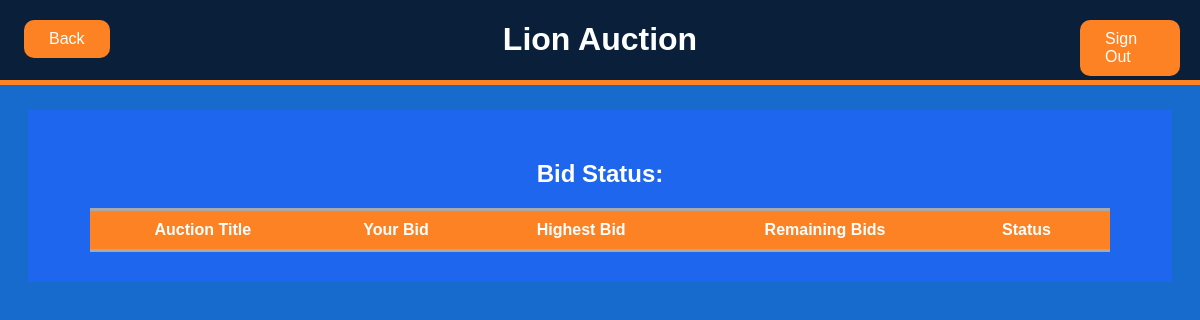
The app's page /bidStatus (signed in), older data.
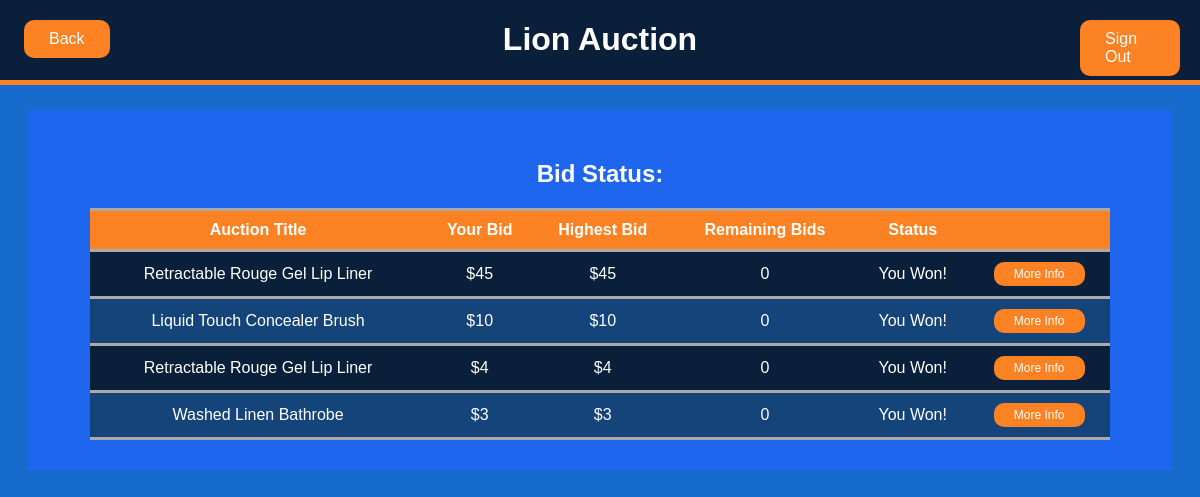
The same page, newer data.
### tables this page shows
CREATE TABLE auction_listings(Seller_Email TEXT, Listing_ID INTEGER, Category TEXT, Auction_Title TEXT, Product_Name TEXT, Product_Description TEXT, Quantity INTEGER, Reserve_Price INTEGER, Max_bids INTEGER, Status INTEGER,Remove_Reason TEXT,PRIMARY KEY (Seller_Email, Listing_ID),FOREIGN KEY (Seller_Email) REFERENCES sellers(email));

### app.py (the view)
@app.route('/bidStatus', methods=['GET', 'POST'])
def bidStatusPage():
    username = session.get('username')
    data = {"username": username,
            "listings": getBids(username)
            }
    if request.method == 'POST':
        session['listing_ID'] = request.form['button']
        return redirect("/bid")
    return render_template('bidStatus.html', data=data)

### app.py (called while the page is built)
def getBids(user):
    bidsList = []
    connection = sql.connect('database.db')
    cursor = connection.execute('SELECT auction_listings.Listing_ID,max(Bid_price) FROM auction_listings,bids '
                                'WHERE auction_listings.Listing_ID = bids.Listing_ID '
                                'AND bids.Bidder_email=? GROUP BY bids.Listing_ID', (user,))
    bids = cursor.fetchall()
    if bids:
        for b in bids:
            bidsList.append(getAuctionInfo(b[0]))
    return bidsList

### templates/bidStatus.html (shortened to what this page needs)
<!DOCTYPE html>
<html lang="en">
<head>
    <link rel="stylesheet" href="../static/css/mystyle.css">
</head>
<body>
<div class="header">
    <a class="buttonBig" style="position: fixed; margin: 20px 20px 20px 90%" href="/" role="button">Sign Out</a>
    <a class="buttonBig" style="position: fixed; margin: 20px 20px 20px 2%" href="/bidderMain" role="button">Back</a>
    <h1>Lion Auction</h1>
</div>
<div class="content">
    <h2 style="text-align: center">Bid Status:</h2>
    <table style="width: 90%;">
        <tr>
            <th scope="col"> Auction Title</th>
            <th scope="col"> Your Bid</th>
            <th scope="col"> Highest Bid</th>
            <th scope="col"> Remaining Bids</th>
            <th scope="col"> Status</th>
            <th scope="col"> </th>
        </tr>
        <tbody>
        {% for auction in data.listings%}
            <tr>
                <td> {{ auction[3] }} </td>
                <td> ${{ auction[11] }}</td>
                <td> ${{ auction[12] }}</td>
                <td> {{ auction[13] }} </td>
                {% if auction[9]==0 %}
                <td> Inactive </td>
                <td><form method="post"><button type="submit" class="buttonSmall" name="button" value=" {{ auction[1] }}">More Info</button></form></td>
                {% elif auction[9]==1 %}
                <td> Active </td>
                <td><form method="post"><button type="submit" class="buttonSmall" name="button" value=" {{ auction[1] }}">More Info / Bid</button></form></td>
                {% elif auction[9]==2 and auction[14]!=data.username%}
                <td> Sold </td>
                <td><form method="post"><button type="submit" class="buttonSmall" name="button" value=" {{ auction[1] }}">More Info</button></form></td>
                {% elif auction[9]==2 and auction[14]==data.username%}
                <td> You Won! </td>
                <td><form method="post"><button type="submit" class="buttonSmall" name="button" value=" {{ auction[1] }}">More Info</button></form></td>
                {% endif %}
            </tr>
        {% endfor %}
        </tbody>
    </table>
</div>
</body>
</html>

### static/css/mystyle.css (style rules this page uses)
:root { --main: #176BCC; --dark: #0A203A; --alt: #1D66ED; --accent: #FD8224; --darkalt: #15447B }
body { background-color: var(--main); font-family: Helvetica; color: black; }
h1 { text-align: center; }
h2 { color: white; }
a { border: 10px; }
table { text-align: center; color: white; margin-left: 5%; margin-right: 5%; border-collapse: collapse; }
th { background: var(--accent); border-bottom: darkgray solid; border-top: darkgray solid; padding: 10px 5px; }
td { padding: 10px 5px; border-top: darkgray solid; border-bottom: darkgray solid; overflow: hidden; width: auto; }
tr:nth-child(odd) { background-color: var(--dark); }
tr:nth-child(even) { background-color: var(--darkalt) }
.header { background-color: var(--dark); color: white; width: 100%; position: fixed; top: 0; left: 0; border-bottom: 5px solid var(--accent); }
.content { background-color: var(--alt); margin: 110px 20px 50px; padding: 30px 5px; }
.buttonBig { background-color: var(--accent); border: none; color: white; padding: 10px 25px; font-size: 16px; border-radius: 10px; text-decoration:none; }
.buttonSmall { background-color: var(--accent); border: none; color: white; padding: 5px 20px; font-size: 12px; border-radius: 10px; text-decoration:none; }

Row changes from the older to the newer data that the page shows:
now on this page (row edited): auction_listings: Auction_Title "Retractable Rouge Gel Lip Liner", auction "45", auction "0", {{ auction[1] }} 2 (drawn)
now on this page (row edited): auction_listings: Auction_Title "Liquid Touch Concealer Brush", auction "10", auction "0", {{ auction[1] }} 31 (drawn)
now on this page (row edited): auction_listings: Auction_Title "Retractable Rouge Gel Lip Liner", auction "4", auction "0", {{ auction[1] }} 44 (drawn)
now on this page (row edited): auction_listings: Auction_Title "Washed Linen Bathrobe", Max_bids "3", auction "0", {{ auction[1] }} 786 (drawn)
